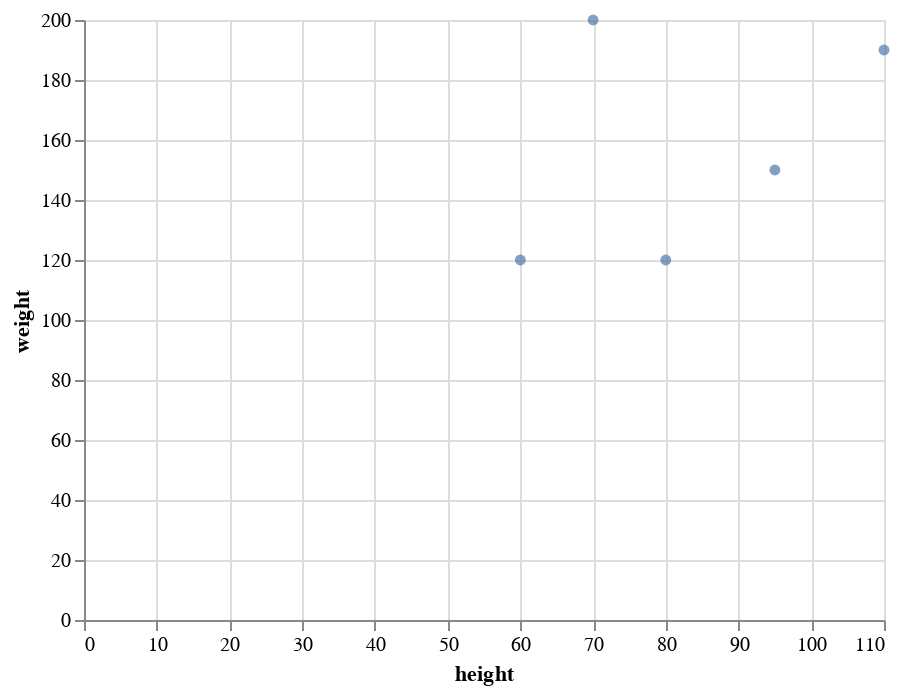

Source (notebook cell):
### Markdown cell above
Let's see how to change the domain shown on the x-axis.  As an intermediate step, we give the longer version of the same code as above.  We change `x="height"` to `x=alt.X("height")`.  So far, this does not change the chart.

### Code cell
alt.Chart(data=df).mark_circle().encode(
    x=alt.X("height"),
    y="weight"
)

### Figure 1 — Vega-Lite specification as saved in the notebook (floating-point values rounded to 4 significant figures)
{"config": {"view": {"continuousWidth": 400, "continuousHeight": 300}}, "data": {"name": "data-9ed00a2086d7ff8c2c0949139133ecea"}, "mark": "circle", "encoding": {"x": {"field": "height", "type": "quantitative"}, "y": {"field": "weight", "type": "quantitative"}}, "$schema": "https://vega.github.io/schema/vega-lite/v4.17.0.json", "datasets": {"data-9ed00a2086d7ff8c2c0949139133ecea": [{"height": 70, "weight": 200}, {"height": 95, "weight": 150}, {"height": 60, "weight": 120}, {"height": 110, "weight": 190}, {"height": 80, "weight": 120}]}}
